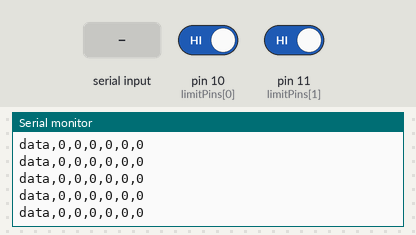
Simulated run of this sketch. Board: Arduino Uno, built with avr-gcc and run on an emulated ATmega328P. On the bench: the last lines printed to the serial monitor. The test bench sets the inputs (shaded band); at power-on: pin 10 (limitPins[0]) HIGH, pin 11 (limitPins[1]) HIGH.

Above: at 1.2 s.
1.3 s: "-\n" received over Serial
At 1.31 s:
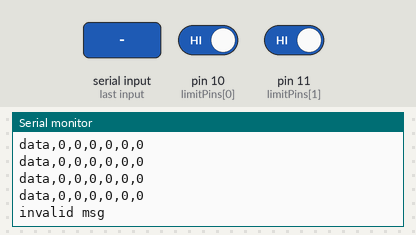
2.8 s: pin 10 (limitPins[0]) driven LOW
At 2.97 s:
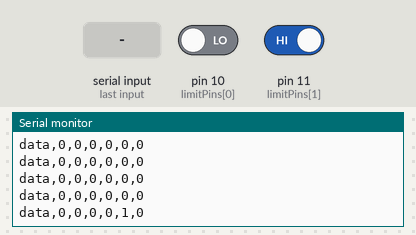
4.3 s: pin 11 (limitPins[1]) driven LOW
At 4.58 s:
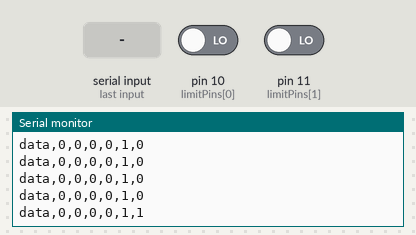
5.8 s: pin 10 (limitPins[0]) driven HIGH
At 5.99 s:
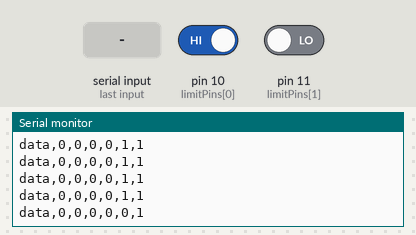

Measured:
- after the input at 1.3 s, the serial monitor: prints a new line at once (image 1)
- after the input at 2.8 s, the serial monitor: prints a new line at once (image 2)
- after the input at 4.3 s, the serial monitor: prints a new line after 0.13 s (image 3)
- after the input at 5.8 s, the serial monitor: prints a new line at once (image 4)

The sketch:

double_magnet_v3.ino
```cpp
/*
Author: Robin Liu

This sketch controls four stepper motors through EasyDriver or similar driver boards.
It listens for serial input containing instructions for running the motors and executes those instructions.

Notes on movement and directionality:
- Positive # of steps rotates the motor shaft clockwise as viewed from the motor body.
- For the linear axis, clockwise rotation moves the magnet away from the workspace
- Linear: (200*8) steps per rev / 8 mm per rev = 200 steps per mm
- Angular: (200*8) steps per rev / 360 deg per rev = 4.44 steps per deg

- For the magnetic field sensor, positive y points towards the front of the fixture, and positive z points downwards

Attribution:
- Code for serial interfacing from here: https://forum.arduino.cc/index.php?topic=288234.0

TODO:
- Make sure degrees are used throughout instead of radians
- Mag field angle can be rotated 180 deg without consequence. Adjust for this?
- Polarity of magnets and magnetic sensor are yet to be resolved.
*/

// Includes
#include <AccelStepper.h>

// PINS
const int stepPins[] = {2, 4, 6, 8};
const int dirPins[] = {3, 5, 7, 9};
const int motorCount = 4;
const int limitPins[] = {10, 11}; // Pull-up resistors used.

// Serial message variables
const byte msgNumChars = 32;
char receivedChars[msgNumChars];
bool newMsg = false; // flag to indicate if a new message has arrived
char msgType = 's';
int activemotor = 0;
int manualsteps = 0;

// Data reporting variables
unsigned long currentTime;
unsigned long previousReportTime;
unsigned long previousMagsenseTime;
const unsigned int reportingTimeInterval = 200; // milliseconds between outgoing messages


// Motor control
AccelStepper Motor_A(AccelStepper::DRIVER, stepPins[0], dirPins[0]);
AccelStepper Motor_B(AccelStepper::DRIVER, stepPins[1], dirPins[1]);
AccelStepper Motor_C(AccelStepper::DRIVER, stepPins[2], dirPins[2]);
AccelStepper Motor_D(AccelStepper::DRIVER, stepPins[3], dirPins[3]);

//###########################################
//###########################################

void setup() {
  // Set up motor settings. These can be tuned to the desired performance.
  Motor_A.setMaxSpeed(1200);
  Motor_A.setAcceleration(700);
  Motor_B.setMaxSpeed(400);
  Motor_B.setAcceleration(500);
  Motor_C.setMaxSpeed(400);
  Motor_C.setAcceleration(500);
  Motor_D.setMaxSpeed(1200);
  Motor_D.setAcceleration(700);

  // Set up limit switch pins
  pinMode(limitPins[0], INPUT);
  pinMode(limitPins[1], INPUT);

  // Set up serial
  Serial.begin(9600);
  Serial.println("Serial ready");

  // Start timer
  currentTime = millis();
  previousReportTime = millis();
}

void loop() {
  currentTime = millis();

  // # Check for new messages in serial port
  recvWithEndMarker();

  // # Check if a new position command has been issued.
  if (newMsg == true) {
    msgType = parseMsg();
    newMsg = false;
  }

  // # Decide on the target position
  // Consider the following:
  // 1. External commands
  // 2. Limit switch signals
  // 3. Other safety stops (field maxima, etc.)

  // (1) For a valid message, set motor target in accordance with the message
  setStepTarget(msgType);
  msgType = (msgType=='m' ? 'e' : msgType); // only run a manual command once
  // (2) adjust target for limit switches.
  if (!digitalRead(limitPins[0]) && Motor_A.targetPosition()-Motor_A.currentPosition() > 0) {
    // Don't use .stop() here, it doesn't work as well because it accounts for the set speed not being 0
    Motor_A.moveTo(Motor_A.currentPosition());
  }
  if (!digitalRead(limitPins[1]) && Motor_D.targetPosition()-Motor_D.currentPosition() > 0) {
    // Don't use .stop() here, it doesn't work as well because it accounts for the set speed not being 0
    Motor_D.moveTo(Motor_D.currentPosition());
  }

  // # Run motors
  runMotors();

  // # Handle periodic data reporting
  if (currentTime - previousReportTime > reportingTimeInterval) {
    previousReportTime = currentTime;
    writeTelemetry();
  }
}

void recvWithEndMarker() {
  static byte ndx = 0;
  char endMarker = '\n';
  char rc;

  while (Serial.available() > 0 && newMsg == false) {
    rc = Serial.read();

    if (rc != endMarker) {
      receivedChars[ndx] = rc;
      ndx++;
      if (ndx >= msgNumChars) {
        ndx = msgNumChars - 1;
      }
    }
    else { // end marker character was received
      receivedChars[ndx] = '\0'; // terminate the string
      ndx = 0;
      newMsg = true;
    }
  }
}

char parseMsg() {
  /*
  Read through the received message

  # Message descriptions:
  byte 1: one byte indicating the message type

  ## Message type 's': stop immediately

  ## Message type 'm': manual control
  byte 2: motor index (0, 1, 2, 3)
  byte 3-7: 5 char string: number of steps (absolute step target)
  byte 8: direction of motion; '-' if negative and anything else for positive.

  returns: the message type. 'e' for invalid msg.
  */

  bool validMsg = true;
  float fluxTarget_temp = 0;
  float angleTarget_temp = 0;

  int newDigit = 0;

  if (receivedChars[0] == 's') {
    // Stop immediately
    return 's';
  }
  else if (receivedChars[0] == 'm') {
    // Manual control
    activemotor = receivedChars[1] - '0';
    manualsteps = 0;

    for (int i = 2; i < 7; i++) {
      // read # steps
      newDigit = receivedChars[i]-'0';
      if (newDigit >= 0 && newDigit <= 9) {
        manualsteps = (10 * manualsteps) + newDigit;
      }
      else {
        validMsg = false;
        break;
      }
    }
    if (receivedChars[7] == '-') {
      manualsteps = -manualsteps;
    }
    if (validMsg) {
      return 'm';
    }
  }
  else {
    validMsg = false;
  }

  if (validMsg == false) {
    Serial.println("invalid msg");
    return 'e';
  }
}

void runMotors() {
  // to be called as often as possible
  Motor_A.run();
  Motor_B.run();
  Motor_C.run();
  Motor_D.run();
}

void setStepTarget(byte msgType) {
  if (msgType == 's') {
    Motor_A.moveTo(Motor_A.currentPosition());
    Motor_B.moveTo(Motor_B.currentPosition());
    Motor_C.moveTo(Motor_C.currentPosition());
    Motor_D.moveTo(Motor_D.currentPosition());
  }
  else if (msgType == 'm') {
    // Note: non active motors are not stopped. If they are to be stopped,
    // then an explicit command should be sent from the external controller
    if (activemotor == 0) {
      Motor_A.moveTo(manualsteps);
    }
    else if (activemotor == 1) {
      Motor_B.moveTo(manualsteps);
    }
    else if (activemotor == 2) {
      Motor_C.moveTo(manualsteps);
    }
    else if (activemotor == 3) {
      Motor_D.moveTo(manualsteps);
    }
  }
}

void writeTelemetry() {
  // Send messages through serial to connected computer

  // Report motor positions
  Serial.print("data,");
  Serial.print(Motor_A.currentPosition());
  Serial.print(",");
  Serial.print(Motor_B.currentPosition());
  Serial.print(",");
  Serial.print(Motor_C.currentPosition());
  Serial.print(",");
  Serial.print(Motor_D.currentPosition());
  Serial.print(",");
  // Report limit switch status
  Serial.print(digitalRead(limitPins[0]) ? "0" : "1"); // Pull-up resistor
  Serial.print(",");
  Serial.print(digitalRead(limitPins[1]) ? "0" : "1"); // Pull-up resistor
  // End the message
  Serial.print("\r\n");
}
```
